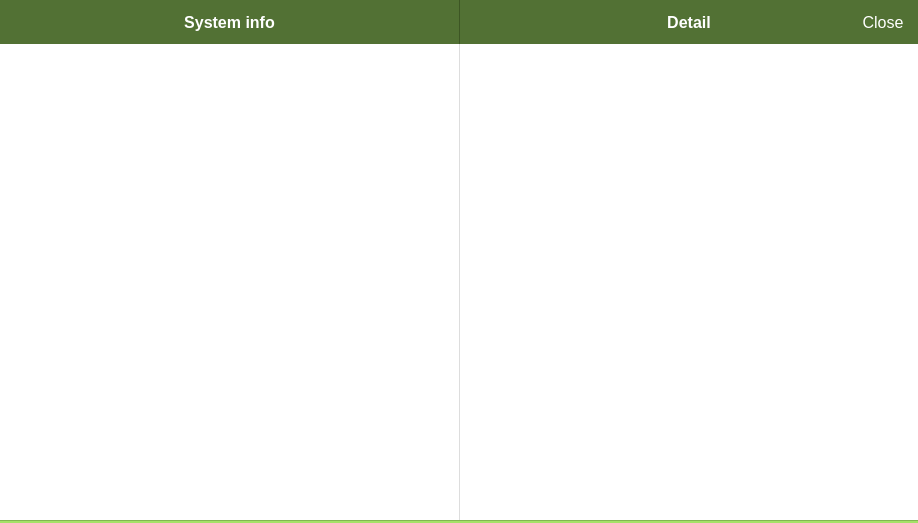
<?xml version="1.0" encoding="UTF-8"?>
<ui version="4.0">
 <class>InfoPage</class>
 <widget class="QWidget" name="InfoPage">
  <property name="geometry">
   <rect>
    <x>0</x>
    <y>0</y>
    <width>918</width>
    <height>523</height>
   </rect>
  </property>
  <property name="minimumSize">
   <size>
    <width>0</width>
    <height>0</height>
   </size>
  </property>
  <property name="windowTitle">
   <string>Form</string>
  </property>
  <property name="styleSheet">
   <string notr="true">QWidget#mainWidget
{
	background-color: #ffffff;
}

QWidget#systemInfoScrollAreaWidgetContents,#systemInfoDetailsScrollAreaWidgetContents
{
	background-color: #ffffff;
}

QWidget#topBar
{
	background-color: #527134;
}

QWidget#detailTopBar
{
	border-style: solid;
	border-color: #3d5624;
	border-width: 0px 0px 0px 1px;
	background-color: #527134;
}

QWidget#systemInfoDetailsScrollWidgetContainer
{
	border-style: solid;
	border-color: #ddd;
	border-width: 0px 0px 0px 1px;
}

QLabel#sectionTitleLabel,#detailTitleLabel
{
	background-color: #527134;
	color: #fff;
	font-weight: bold;
	font-size: 16px;
}

QPushButton#detailCloseButton,#detailHiddenButton {
	background-color: #527134;
	border: none;
	min-width: 70px; max-width: 70px;
	color: #fff;
	font-weight: normal;
	font-size: 16px;
}

QPushButton#detailCloseButton:hover
{
	background-color: #577837;
}

QPushButton#detailCloseButton:pressed
{
	background-color: #4d6a31;
}

QPushButton#detailHiddenButton
{
	color: #527134;
}

QLabel#bottomLine1
{
	background: #83b553;
}

QLabel#bottomLine2
{
	background: #a4e268;
}

QScrollBar:vertical
{
	border: none;
	background: #EEEEEE;
	width: 27px;
	margin-left: 10px;
	margin-right: 10px;
	margin-top: 10px;
	margin-bottom: 10px;
}

QScrollBar::handle:vertical
{
	border-radius: 3px;
	background: #CCCCCC;
	min-height: 340px;
}

QScrollBar::add-line:vertical
{
	border: none;
	height: 0px;
	subcontrol-position: bottom;
	subcontrol-origin: margin;
}

QScrollBar::sub-line:vertical
{
	border: none;
	height: 0px;
	subcontrol-position: top;
	subcontrol-origin: margin;
}

QScrollBar::up-arrow:vertical, QScrollBar::down-arrow:vertical
{
	border: none;
	width: 0px;
	height: 0px;
	background: none;
}

QScrollBar::add-page:vertical, QScrollBar::sub-page:vertical
{
	border: none;
}
</string>
  </property>
  <layout class="QVBoxLayout" name="verticalLayout_2">
   <property name="spacing">
    <number>0</number>
   </property>
   <property name="leftMargin">
    <number>0</number>
   </property>
   <property name="topMargin">
    <number>0</number>
   </property>
   <property name="rightMargin">
    <number>0</number>
   </property>
   <property name="bottomMargin">
    <number>0</number>
   </property>
   <item>
    <widget class="QWidget" name="mainWidget" native="true">
     <layout class="QHBoxLayout" name="horizontalLayout" stretch="1,1">
      <property name="spacing">
       <number>0</number>
      </property>
      <property name="leftMargin">
       <number>0</number>
      </property>
      <property name="topMargin">
       <number>0</number>
      </property>
      <property name="rightMargin">
       <number>0</number>
      </property>
      <property name="bottomMargin">
       <number>0</number>
      </property>
      <item>
       <widget class="QWidget" name="infoPanel" native="true">
        <layout class="QVBoxLayout" name="verticalLayout_3">
         <property name="spacing">
          <number>0</number>
         </property>
         <property name="leftMargin">
          <number>0</number>
         </property>
         <property name="topMargin">
          <number>0</number>
         </property>
         <property name="rightMargin">
          <number>0</number>
         </property>
         <property name="bottomMargin">
          <number>0</number>
         </property>
         <item>
          <widget class="QWidget" name="topBar" native="true">
           <property name="minimumSize">
            <size>
             <width>0</width>
             <height>44</height>
            </size>
           </property>
           <property name="maximumSize">
            <size>
             <width>16777215</width>
             <height>44</height>
            </size>
           </property>
           <layout class="QHBoxLayout" name="horizontalLayout_6">
            <property name="spacing">
             <number>0</number>
            </property>
            <property name="leftMargin">
             <number>0</number>
            </property>
            <property name="topMargin">
             <number>0</number>
            </property>
            <property name="rightMargin">
             <number>0</number>
            </property>
            <property name="bottomMargin">
             <number>0</number>
            </property>
            <item>
             <spacer name="horizontalSpacer_3">
              <property name="orientation">
               <enum>Qt::Horizontal</enum>
              </property>
              <property name="sizeHint" stdset="0">
               <size>
                <width>40</width>
                <height>20</height>
               </size>
              </property>
             </spacer>
            </item>
            <item>
             <widget class="QLabel" name="sectionTitleLabel">
              <property name="text">
               <string>System info</string>
              </property>
              <property name="alignment">
               <set>Qt::AlignCenter</set>
              </property>
             </widget>
            </item>
            <item>
             <spacer name="horizontalSpacer_4">
              <property name="orientation">
               <enum>Qt::Horizontal</enum>
              </property>
              <property name="sizeHint" stdset="0">
               <size>
                <width>40</width>
                <height>20</height>
               </size>
              </property>
             </spacer>
            </item>
           </layout>
          </widget>
         </item>
         <item>
          <widget class="ScrollWidget" name="systemInfoScrollWidget" native="true">
           <property name="sizePolicy">
            <sizepolicy hsizetype="Expanding" vsizetype="Expanding">
             <horstretch>0</horstretch>
             <verstretch>0</verstretch>
            </sizepolicy>
           </property>
          </widget>
         </item>
        </layout>
       </widget>
      </item>
      <item>
       <widget class="QWidget" name="detailPanel" native="true">
        <layout class="QVBoxLayout" name="verticalLayout_4">
         <property name="spacing">
          <number>0</number>
         </property>
         <property name="leftMargin">
          <number>0</number>
         </property>
         <property name="topMargin">
          <number>0</number>
         </property>
         <property name="rightMargin">
          <number>0</number>
         </property>
         <property name="bottomMargin">
          <number>0</number>
         </property>
         <item>
          <widget class="QWidget" name="detailTopBar" native="true">
           <property name="minimumSize">
            <size>
             <width>0</width>
             <height>44</height>
            </size>
           </property>
           <property name="maximumSize">
            <size>
             <width>16777215</width>
             <height>44</height>
            </size>
           </property>
           <layout class="QHBoxLayout" name="horizontalLayout_9">
            <property name="spacing">
             <number>0</number>
            </property>
            <property name="leftMargin">
             <number>1</number>
            </property>
            <property name="topMargin">
             <number>0</number>
            </property>
            <property name="rightMargin">
             <number>0</number>
            </property>
            <property name="bottomMargin">
             <number>0</number>
            </property>
            <item>
             <widget class="QPushButton" name="detailHiddenButton">
              <property name="sizePolicy">
               <sizepolicy hsizetype="Minimum" vsizetype="Expanding">
                <horstretch>0</horstretch>
                <verstretch>0</verstretch>
               </sizepolicy>
              </property>
              <property name="text">
               <string>Close</string>
              </property>
              <property name="flat">
               <bool>false</bool>
              </property>
             </widget>
            </item>
            <item>
             <spacer name="horizontalSpacer_9">
              <property name="orientation">
               <enum>Qt::Horizontal</enum>
              </property>
              <property name="sizeHint" stdset="0">
               <size>
                <width>40</width>
                <height>20</height>
               </size>
              </property>
             </spacer>
            </item>
            <item>
             <widget class="QLabel" name="detailTitleLabel">
              <property name="text">
               <string>Detail</string>
              </property>
              <property name="alignment">
               <set>Qt::AlignCenter</set>
              </property>
             </widget>
            </item>
            <item>
             <spacer name="horizontalSpacer_10">
              <property name="orientation">
               <enum>Qt::Horizontal</enum>
              </property>
              <property name="sizeHint" stdset="0">
               <size>
                <width>40</width>
                <height>20</height>
               </size>
              </property>
             </spacer>
            </item>
            <item>
             <widget class="QPushButton" name="detailCloseButton">
              <property name="sizePolicy">
               <sizepolicy hsizetype="Minimum" vsizetype="Expanding">
                <horstretch>0</horstretch>
                <verstretch>0</verstretch>
               </sizepolicy>
              </property>
              <property name="text">
               <string>Close</string>
              </property>
              <property name="flat">
               <bool>false</bool>
              </property>
             </widget>
            </item>
           </layout>
          </widget>
         </item>
         <item>
          <widget class="QWidget" name="systemInfoDetailsScrollWidgetContainer" native="true">
           <layout class="QVBoxLayout" name="verticalLayout_5">
            <property name="spacing">
             <number>0</number>
            </property>
            <property name="leftMargin">
             <number>0</number>
            </property>
            <property name="topMargin">
             <number>0</number>
            </property>
            <property name="rightMargin">
             <number>0</number>
            </property>
            <property name="bottomMargin">
             <number>0</number>
            </property>
            <item>
             <widget class="ScrollWidget" name="systemInfoDetailsScrollWidget" native="true">
              <property name="sizePolicy">
               <sizepolicy hsizetype="Expanding" vsizetype="Expanding">
                <horstretch>0</horstretch>
                <verstretch>0</verstretch>
               </sizepolicy>
              </property>
             </widget>
            </item>
           </layout>
          </widget>
         </item>
        </layout>
       </widget>
      </item>
     </layout>
    </widget>
   </item>
   <item>
    <widget class="QLabel" name="bottomLine1">
     <property name="sizePolicy">
      <sizepolicy hsizetype="Expanding" vsizetype="Preferred">
       <horstretch>0</horstretch>
       <verstretch>0</verstretch>
      </sizepolicy>
     </property>
     <property name="minimumSize">
      <size>
       <width>0</width>
       <height>1</height>
      </size>
     </property>
     <property name="maximumSize">
      <size>
       <width>16777215</width>
       <height>1</height>
      </size>
     </property>
     <property name="text">
      <string/>
     </property>
     <property name="pixmap">
      <pixmap>:/res/homePage.png</pixmap>
     </property>
    </widget>
   </item>
   <item>
    <widget class="QLabel" name="bottomLine2">
     <property name="sizePolicy">
      <sizepolicy hsizetype="Expanding" vsizetype="Preferred">
       <horstretch>0</horstretch>
       <verstretch>0</verstretch>
      </sizepolicy>
     </property>
     <property name="minimumSize">
      <size>
       <width>0</width>
       <height>2</height>
      </size>
     </property>
     <property name="maximumSize">
      <size>
       <width>16777215</width>
       <height>2</height>
      </size>
     </property>
     <property name="text">
      <string/>
     </property>
     <property name="pixmap">
      <pixmap>:/res/homePage.png</pixmap>
     </property>
    </widget>
   </item>
  </layout>
 </widget>
 <customwidgets>
  <customwidget>
   <class>ScrollWidget</class>
   <extends>QWidget</extends>
   <header location="global">ScrollWidget.h</header>
   <container>1</container>
  </customwidget>
 </customwidgets>
 <resources>
  <include location="resources.qrc"/>
 </resources>
 <connections/>
</ui>
